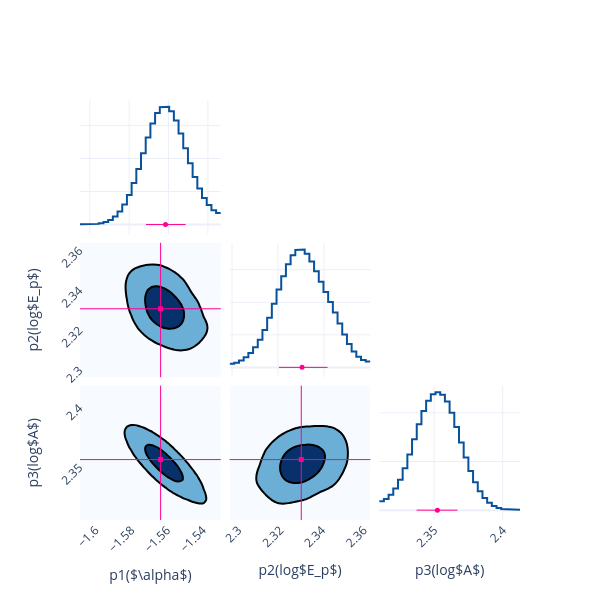

This figure's notebook cell:
### Code cell
fig = Plot.post_corner(post, ploter='plotly')
fig.save(f'{savepath}/corner')

### Figure 1 — Plotly figure (JSON) as saved in the notebook; plotly's stock layout.template omitted (floating-point values rounded to 4 significant figures; data arrays with more than 128 entries replaced by an {"elided": "..."} marker saying what was removed)
{"data": [{"line": {"color": "#08519c", "width": 2}, "mode": "lines", "name": "p1($\\alpha$)", "showlegend": false, "type": "scatter", "x": [-1.605, -1.603, -1.603, -1.6, -1.6, -1.598, -1.598, -1.595, -1.595, -1.593, -1.593, -1.591, -1.591, -1.588, -1.588, -1.586, -1.586, -1.584, -1.584, -1.581, -1.581, -1.579, -1.579, -1.576, -1.576, -1.574, -1.574, -1.572, -1.572, -1.569, -1.569, -1.567, -1.567, -1.564, -1.564, -1.562, -1.562, -1.56, -1.56, -1.557, -1.557, -1.555, -1.555, -1.553, -1.553, -1.55, -1.55, -1.548, -1.548, -1.545, -1.545, -1.543, -1.543, -1.541, -1.541, -1.538, -1.538, -1.536, -1.536, -1.533], "xaxis": "x", "y": [0.1082, 0.1082, 0.1079, 0.1079, 0.1305, 0.1305, 0.2144, 0.2144, 0.4097, 0.4097, 0.7836, 0.7836, 1.424, 1.424, 2.439, 2.439, 3.952, 3.952, 6.088, 6.088, 8.946, 8.946, 12.56, 12.56, 16.84, 16.84, 21.57, 21.57, 26.32, 26.32, 30.56, 30.56, 33.75, 33.75, 35.5, 35.5, 35.66, 35.66, 34.26, 34.26, 31.45, 31.45, 27.57, 27.57, 23.09, 23.09, 18.56, 18.56, 14.41, 14.41, 10.9, 10.9, 8.08, 8.08, 5.904, 5.904, 4.359, 4.359, 3.532, 3.532], "yaxis": "y"}, {"line": {"color": "#08519c", "width": 2}, "mode": "lines", "name": "p2(log$E_p$)", "showlegend": false, "type": "scatter", "x": [2.299, 2.301, 2.301, 2.303, 2.303, 2.305, 2.305, 2.307, 2.307, 2.309, 2.309, 2.311, 2.311, 2.313, 2.313, 2.315, 2.315, 2.317, 2.317, 2.319, 2.319, 2.321, 2.321, 2.323, 2.323, 2.325, 2.325, 2.328, 2.328, 2.33, 2.33, 2.332, 2.332, 2.334, 2.334, 2.336, 2.336, 2.338, 2.338, 2.34, 2.34, 2.342, 2.342, 2.344, 2.344, 2.346, 2.346, 2.348, 2.348, 2.35, 2.35, 2.352, 2.352, 2.354, 2.354, 2.356, 2.356, 2.358, 2.358, 2.36], "xaxis": "x5", "y": [1.128, 1.128, 1.453, 1.453, 2.114, 2.114, 3.115, 3.115, 4.454, 4.454, 6.181, 6.181, 8.457, 8.457, 11.48, 11.48, 15.27, 15.27, 19.55, 19.55, 23.91, 23.91, 28.03, 28.03, 31.67, 31.67, 34.49, 34.49, 36.07, 36.07, 36.21, 36.21, 34.94, 34.94, 32.56, 32.56, 29.51, 29.51, 26.28, 26.28, 23.14, 23.14, 20.07, 20.07, 16.85, 16.85, 13.46, 13.46, 10.12, 10.12, 7.188, 7.188, 4.9, 4.9, 3.29, 3.29, 2.276, 2.276, 1.784, 1.784], "yaxis": "y5"}, {"colorscale": [[0, "rgb(247,251,255)"], [0.125, "rgb(222,235,247)"], [0.25, "rgb(198,219,239)"], [0.375, "rgb(158,202,225)"], [0.5, "rgb(107,174,214)"], [0.625, "rgb(66,146,198)"], [0.75, "rgb(33,113,181)"], [0.875, "rgb(8,81,156)"], [1, "rgb(8,48,107)"]], "contours": {"end": 0.004139, "size": 0.003145, "start": 0.000994}, "line": {"width": 2}, "name": "p1($\\alpha$)&p2(log$E_p$)", "ncontours": 2, "showlegend": false, "showscale": false, "type": "contour", "x": [-1.609, -1.606, -1.604, -1.601, -1.599, -1.597, -1.594, -1.592, -1.589, -1.587, -1.585, -1.582, -1.58, -1.578, -1.575, -1.573, -1.57, -1.568, -1.566, -1.563, -1.561, -1.558, -1.556, -1.554, -1.551, -1.549, -1.547, -1.544, -1.542, -1.539, -1.537, -1.535, -1.532, -1.53], "xaxis": "x4", "y": [2.296, 2.298, 2.3, 2.302, 2.304, 2.306, 2.308, 2.31, 2.312, 2.314, 2.316, 2.318, 2.32, 2.322, 2.324, 2.326, 2.329, 2.331, 2.333, 2.335, 2.337, 2.339, 2.341, 2.343, 2.345, 2.347, 2.349, 2.351, 2.353, 2.355, 2.357, 2.359, 2.361, 2.363], "yaxis": "y4", "z": {"elided": "34x34 float values"}}, {"line": {"color": "#08519c", "width": 2}, "mode": "lines", "name": "p3(log$A$)", "showlegend": false, "type": "scatter", "x": [2.31, 2.313, 2.313, 2.317, 2.317, 2.32, 2.32, 2.324, 2.324, 2.327, 2.327, 2.331, 2.331, 2.334, 2.334, 2.337, 2.337, 2.341, 2.341, 2.344, 2.344, 2.348, 2.348, 2.351, 2.351, 2.354, 2.354, 2.358, 2.358, 2.361, 2.361, 2.365, 2.365, 2.368, 2.368, 2.372, 2.372, 2.375, 2.375, 2.378, 2.378, 2.382, 2.382, 2.385, 2.385, 2.389, 2.389, 2.392, 2.392, 2.395, 2.395, 2.399, 2.399, 2.402, 2.402, 2.406, 2.406, 2.409, 2.409, 2.413], "xaxis": "x9", "y": [1.861, 1.861, 2.309, 2.309, 3.18, 3.18, 4.477, 4.477, 6.269, 6.269, 8.617, 8.617, 11.46, 11.46, 14.56, 14.56, 17.63, 17.63, 20.35, 20.35, 22.48, 22.48, 23.79, 23.79, 24.21, 24.21, 23.71, 23.71, 22.29, 22.29, 20.02, 20.02, 17.11, 17.11, 13.91, 13.91, 10.81, 10.81, 8.044, 8.044, 5.742, 5.742, 3.914, 3.914, 2.527, 2.527, 1.529, 1.529, 0.8622, 0.8622, 0.4567, 0.4567, 0.2368, 0.2368, 0.1348, 0.1348, 0.09777, 0.09777, 0.0891, 0.0891], "yaxis": "y9"}, {"colorscale": [[0, "rgb(247,251,255)"], [0.125, "rgb(222,235,247)"], [0.25, "rgb(198,219,239)"], [0.375, "rgb(158,202,225)"], [0.5, "rgb(107,174,214)"], [0.625, "rgb(66,146,198)"], [0.75, "rgb(33,113,181)"], [0.875, "rgb(8,81,156)"], [1, "rgb(8,48,107)"]], "contours": {"end": 0.007579, "size": 0.005921, "start": 0.001658}, "line": {"width": 2}, "name": "p1($\\alpha$)&p3(log$A$)", "ncontours": 2, "showlegend": false, "showscale": false, "type": "contour", "x": [-1.609, -1.606, -1.604, -1.601, -1.599, -1.597, -1.594, -1.592, -1.589, -1.587, -1.585, -1.582, -1.58, -1.578, -1.575, -1.573, -1.57, -1.568, -1.566, -1.563, -1.561, -1.558, -1.556, -1.554, -1.551, -1.549, -1.547, -1.544, -1.542, -1.539, -1.537, -1.535, -1.532, -1.53], "xaxis": "x7", "y": [2.305, 2.308, 2.312, 2.315, 2.319, 2.322, 2.325, 2.329, 2.332, 2.336, 2.339, 2.343, 2.346, 2.349, 2.353, 2.356, 2.36, 2.363, 2.366, 2.37, 2.373, 2.377, 2.38, 2.384, 2.387, 2.39, 2.394, 2.397, 2.401, 2.404, 2.407, 2.411, 2.414, 2.418], "yaxis": "y7", "z": {"elided": "34x34 float values"}}, {"colorscale": [[0, "rgb(247,251,255)"], [0.125, "rgb(222,235,247)"], [0.25, "rgb(198,219,239)"], [0.375, "rgb(158,202,225)"], [0.5, "rgb(107,174,214)"], [0.625, "rgb(66,146,198)"], [0.75, "rgb(33,113,181)"], [0.875, "rgb(8,81,156)"], [1, "rgb(8,48,107)"]], "contours": {"end": 0.003881, "size": 0.002979, "start": 0.0009025}, "line": {"width": 2}, "name": "p2(log$E_p$)&p3(log$A$)", "ncontours": 2, "showlegend": false, "showscale": false, "type": "contour", "x": [2.296, 2.298, 2.3, 2.302, 2.304, 2.306, 2.308, 2.31, 2.312, 2.314, 2.316, 2.318, 2.32, 2.322, 2.324, 2.326, 2.329, 2.331, 2.333, 2.335, 2.337, 2.339, 2.341, 2.343, 2.345, 2.347, 2.349, 2.351, 2.353, 2.355, 2.357, 2.359, 2.361, 2.363], "xaxis": "x8", "y": [2.305, 2.308, 2.312, 2.315, 2.319, 2.322, 2.325, 2.329, 2.332, 2.336, 2.339, 2.343, 2.346, 2.349, 2.353, 2.356, 2.36, 2.363, 2.366, 2.37, 2.373, 2.377, 2.38, 2.384, 2.387, 2.39, 2.394, 2.397, 2.401, 2.404, 2.407, 2.411, 2.414, 2.418], "yaxis": "y8", "z": {"elided": "34x34 float values"}}, {"error_x": {"array": [0.01024], "arrayminus": [0.009929], "color": "#FF0092", "symmetric": false, "thickness": 1, "type": "data", "width": 0}, "marker": {"color": "#FF0092", "size": 5, "symbol": "circle"}, "mode": "markers", "name": "p1($\\alpha$)", "showlegend": false, "type": "scatter", "x": [-1.562], "xaxis": "x", "y": [0.01], "yaxis": "y"}, {"error_x": {"array": [0.01109], "arrayminus": [0.01006], "color": "#FF0092", "symmetric": false, "thickness": 1, "type": "data", "width": 0}, "marker": {"color": "#FF0092", "size": 5, "symbol": "circle"}, "mode": "markers", "name": "p2(log$E_p$)", "showlegend": false, "type": "scatter", "x": [2.33], "xaxis": "x5", "y": [0.01], "yaxis": "y5"}, {"error_x": {"array": [0.01454], "arrayminus": [0.01514], "color": "#FF0092", "symmetric": false, "thickness": 1, "type": "data", "width": 0}, "marker": {"color": "#FF0092", "size": 5, "symbol": "circle"}, "mode": "markers", "name": "p3(log$A$)", "showlegend": false, "type": "scatter", "x": [2.352], "xaxis": "x9", "y": [0.01], "yaxis": "y9"}, {"marker": {"color": "#FF0092", "size": 5, "symbol": "square"}, "mode": "markers", "name": "p1($\\alpha$)&p2(log$E_p$)", "showlegend": false, "type": "scatter", "x": [-1.563], "xaxis": "x4", "y": [2.33], "yaxis": "y4"}, {"marker": {"color": "#FF0092", "size": 5, "symbol": "square"}, "mode": "markers", "name": "p1($\\alpha$)&p3(log$A$)", "showlegend": false, "type": "scatter", "x": [-1.563], "xaxis": "x7", "y": [2.356], "yaxis": "y7"}, {"marker": {"color": "#FF0092", "size": 5, "symbol": "square"}, "mode": "markers", "name": "p2(log$E_p$)&p3(log$A$)", "showlegend": false, "type": "scatter", "x": [2.33], "xaxis": "x8", "y": [2.356], "yaxis": "y8"}], "layout": {"height": 600, "shapes": [{"line": {"color": "#FF0092", "width": 1}, "type": "line", "x0": -1.563, "x1": -1.563, "xref": "x4", "y0": 0, "y1": 1, "yref": "y4 domain"}, {"line": {"color": "#FF0092", "width": 1}, "type": "line", "x0": 0, "x1": 1, "xref": "x4 domain", "y0": 2.33, "y1": 2.33, "yref": "y4"}, {"line": {"color": "#FF0092", "width": 1}, "type": "line", "x0": -1.563, "x1": -1.563, "xref": "x7", "y0": 0, "y1": 1, "yref": "y7 domain"}, {"line": {"color": "#FF0092", "width": 1}, "type": "line", "x0": 0, "x1": 1, "xref": "x7 domain", "y0": 2.356, "y1": 2.356, "yref": "y7"}, {"line": {"color": "#FF0092", "width": 1}, "type": "line", "x0": 2.33, "x1": 2.33, "xref": "x8", "y0": 0, "y1": 1, "yref": "y8 domain"}, {"line": {"color": "#FF0092", "width": 1}, "type": "line", "x0": 0, "x1": 1, "xref": "x8 domain", "y0": 2.356, "y1": 2.356, "yref": "y8"}], "width": 600, "xaxis": {"anchor": "y", "domain": [0, 0.32], "showticklabels": false, "tickangle": -45}, "xaxis2": {"anchor": "y2", "domain": [0.34, 0.66], "showticklabels": false, "tickangle": -45}, "xaxis3": {"anchor": "y3", "domain": [0.68, 1], "showticklabels": false, "tickangle": -45}, "xaxis4": {"anchor": "y4", "domain": [0, 0.32], "showticklabels": false, "tickangle": -45}, "xaxis5": {"anchor": "y5", "domain": [0.34, 0.66], "showticklabels": false, "tickangle": -45}, "xaxis6": {"anchor": "y6", "domain": [0.68, 1], "showticklabels": false, "tickangle": -45}, "xaxis7": {"anchor": "y7", "domain": [0, 0.32], "showticklabels": true, "tickangle": -45, "title": {"text": "p1($\\alpha$)"}}, "xaxis8": {"anchor": "y8", "domain": [0.34, 0.66], "showticklabels": true, "tickangle": -45, "title": {"text": "p2(log$E_p$)"}}, "xaxis9": {"anchor": "y9", "domain": [0.68, 1], "showticklabels": true, "tickangle": -45, "title": {"text": "p3(log$A$)"}}, "yaxis": {"anchor": "x", "domain": [0.68, 1], "showticklabels": false, "tickangle": -45}, "yaxis2": {"anchor": "x2", "domain": [0.68, 1], "showticklabels": false, "tickangle": -45}, "yaxis3": {"anchor": "x3", "domain": [0.68, 1], "showticklabels": false, "tickangle": -45}, "yaxis4": {"anchor": "x4", "domain": [0.34, 0.66], "showticklabels": true, "tickangle": -45, "title": {"text": "p2(log$E_p$)"}}, "yaxis5": {"anchor": "x5", "domain": [0.34, 0.66], "showticklabels": false, "tickangle": -45}, "yaxis6": {"anchor": "x6", "domain": [0.34, 0.66], "showticklabels": false, "tickangle": -45}, "yaxis7": {"anchor": "x7", "domain": [0, 0.32], "showticklabels": true, "tickangle": -45, "title": {"text": "p3(log$A$)"}}, "yaxis8": {"anchor": "x8", "domain": [0, 0.32], "showticklabels": false, "tickangle": -45}, "yaxis9": {"anchor": "x9", "domain": [0, 0.32], "showticklabels": false, "tickangle": -45}}}
